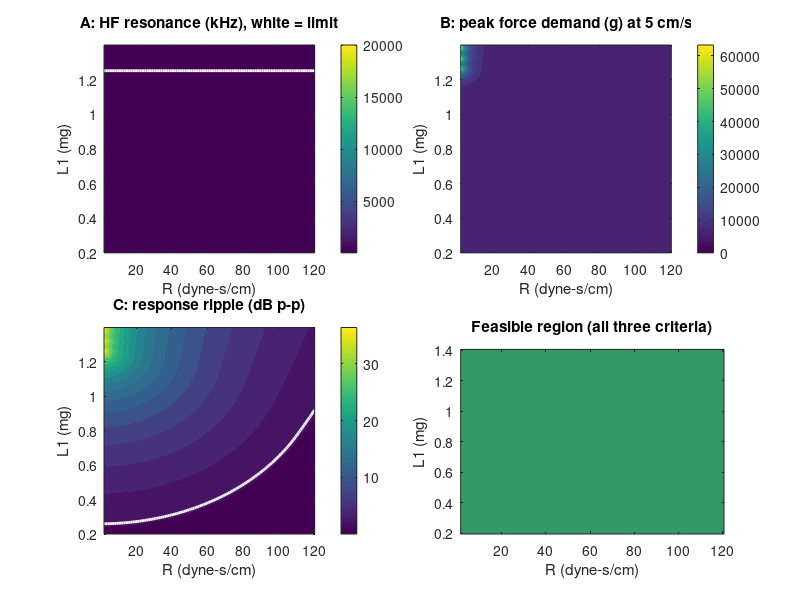

Reproduce this figure in MATLAB.
%CARTRIDGE_PARAM_SWEEP
%   Maps which combinations of the two UNMEASURED cartridge parameters
%   are consistent with the AT-VM95E datasheet's published claims.
%
%   The Shure/Hunt equivalent circuit needs four parameters. Two we have
%   data for, two we don't:
%
%     C1  vinyl surface compliance   - property of the record + stylus
%                                      contact patch, not the cartridge.
%                                      Taken from Pspatial Audio.
%     C2  bearing compliance         - AT publishes this (dynamic
%                                      compliance @ 100 Hz).
%     L1  armature effective mass    - NOT published. Sweep.
%     R   bearing viscous damping    - NOT published. Sweep.
%
%   Rather than guessing L1 and R, we sweep both and reject any pair
%   that would contradict something AT actually claims in print. What
%   survives is the feasible region. This is using published specs to
%   constrain unpublished parameters.
%
%   ACCEPTANCE CRITERIA
%     A) HF resonance at or above F_MIN_HF. AT specifies response to
%        20 kHz, so the L1/C1 resonance cannot sit below it.
%        Depends on L1 only -> a hard ceiling, computed analytically.
%     B) Peak tracking force demand <= VTF_MAX at the test velocity.
%        Hforce is the downforce the cartridge DEMANDS to stay in the
%        groove; AT's nominal VTF is what's available. Demand exceeding
%        supply means mistracking.
%     C) Velocity response flat within FLAT_TOL_DB over the audio band,
%        consistent with a published frequency response spec.
%
%   Uses direct complex arithmetic rather than tf objects - roughly two
%   orders of magnitude faster inside a nested loop, and it drops the
%   Control System Toolbox dependency for this script. Use cartridge_tf.m
%   for detailed single-point analysis where you want a tf object.
%
%   NOTE ON UNITS: the direct analogy's own units throughout.
%     mH = mg (mass)        uF = u(cm/dyne) (compliance)
%     ohm = dyne-s/cm       A = cm/s        V = grams
%   Conveniently 1 um/mN and 1 u(cm/dyne) are numerically identical
%   (both 1e-3 m/N), so datasheet compliance drops straight in.

clear; clc; close all;

%% ------------------------------------------------------------------
%  Known / assumed parameters
%  ------------------------------------------------------------------
C1 = 0.0506e-6;    % vinyl surface compliance, u(cm/dyne). From Pspatial
                   % Audio, back-calculated from their stated 25 kHz
                   % parallel resonance. Scales roughly as 1/(stylus
                   % contact area) - a Shibata or microline profile in
                   % the same VM95 body would REDUCE this and push the
                   % HF resonance up. Swap here to model a stylus
                   % upgrade.

C2 = 6.5e-6;       % bearing compliance, u(cm/dyne) = um/mN.
                   % AT-VM95E published dynamic compliance @ 100 Hz.
                   % NOTE: this is the 100 Hz figure. Viscoelastic
                   % compliance rises at lower frequency - the datasheet
                   % static figure is larger. See the Zener extension in
                   % the notes at the bottom of this file.

%% ------------------------------------------------------------------
%  Acceptance criteria - EDIT THESE against the datasheet
%  ------------------------------------------------------------------
F_MIN_HF    = 20e3;   % Hz. Lowest acceptable L1/C1 resonance.
VTF_MAX     = 2.0;    % grams. AT-VM95E nominal vertical tracking force.
V_TEST      = 5.0;    % cm/s. Test velocity for the force check. 5 cm/s
                      % is the reference level; real test records reach
                      % 15-30 cm/s at HF, so treat this as a baseline
                      % and re-run at higher values for a stress test.
FLAT_TOL_DB = 2.0;    % dB. Allowed p-p ripple in Hvel, 20 Hz - 20 kHz.

%% ------------------------------------------------------------------
%  Sweep ranges
%  ------------------------------------------------------------------
L1_vec = linspace(0.2e-3, 1.4e-3, 120);   % mg. Typical MM tip mass is
                                          % 0.3-1.0 mg for an aluminium
                                          % cantilever.
R_vec  = linspace(2, 120, 120);           % dyne-s/cm.

f = logspace(log10(20), log10(20e3), 300);
w = 2*pi*f;
jw = 1i*w;

%% ------------------------------------------------------------------
%  Analytical bound from criterion A (no sweep needed)
%  ------------------------------------------------------------------
L1_ceiling = 1 / (C1 * (2*pi*F_MIN_HF)^2);
fprintf('Criterion A gives a hard ceiling: L1 <= %.3f mg\n', L1_ceiling*1e3);
fprintf('  (any heavier armature puts the HF resonance below %.0f kHz)\n\n', ...
        F_MIN_HF/1e3);

% Critical damping of the numerator - below this R the force notch
% becomes a real complex-conjugate notch rather than two real zeros.
fprintf('For reference, R_crit = 2*sqrt(L1/C2):\n'); % series RLC resonance
fprintf('  at L1 = 0.8 mg -> R_crit = %.1f dyne-s/cm\n\n', ...
        2*sqrt(0.8e-3/C2));

%% ------------------------------------------------------------------
%  Sweep
%  ------------------------------------------------------------------
nL = numel(L1_vec);  nR = numel(R_vec);

f_hf      = zeros(nL, nR);   % HF resonance, Hz
peak_force = zeros(nL, nR);  % max demanded tracking force, grams
ripple_dB  = zeros(nL, nR);  % p-p flatness of Hvel, dB

Zc1 = 1 ./ (jw * C1);        % independent of the swept params

for i = 1:nL
    L1 = L1_vec(i);
    for j = 1:nR
        R = R_vec(j);

        Zbranch = jw*L1 + 1./(jw*C2) + R;

        Hvel   = Zc1 ./ (Zc1 + Zbranch); % tf from Ii to Io
        Hforce = (Zc1 .* Zbranch) ./ (Zc1 + Zbranch); % Ii to Vab

        f_hf(i,j) = 1 / (2*pi*sqrt(L1*C1)); % every col is linearly dep

        % Hforce is grams per (cm/s); scale by the test velocity.
        peak_force(i,j) = max(abs(Hforce)) * V_TEST;

        magdB = 20*log10(abs(Hvel));
        ripple_dB(i,j) = max(magdB) - min(magdB);
    end
end

%% ------------------------------------------------------------------
%  Feasibility
%  ------------------------------------------------------------------
passA = f_hf       >= F_MIN_HF;
passB = peak_force <= VTF_MAX;
passC = ripple_dB  <= FLAT_TOL_DB;
feasible = passA & passB & passC;

fprintf('Feasible fraction of swept space: %.1f%%\n', 100*mean(feasible(:)));
if ~any(feasible(:))
    fprintf(['  NOTHING PASSES. Either a criterion is too tight, or the\n' ...
             '  sweep range misses the feasible region, or the model is\n' ...
             '  wrong. Check the individual pass maps below before\n' ...
             '  loosening anything.\n']);
end

%% ------------------------------------------------------------------
%  Plots
%  ------------------------------------------------------------------
[RR, LL] = meshgrid(R_vec, L1_vec*1e3);   % L1 in mg for readability

figure('Name','Cartridge parameter feasibility','Position',[100 100 1000 750]);

subplot(2,2,1);
contourf(RR, LL, f_hf/1e3, 20, 'LineColor','none'); hold on;
contour(RR, LL, f_hf, [F_MIN_HF F_MIN_HF], 'w-', 'LineWidth', 2);
colorbar; xlabel('R (dyne-s/cm)'); ylabel('L1 (mg)');
title('A: HF resonance (kHz), white = limit');

subplot(2,2,2);
contourf(RR, LL, peak_force, 20, 'LineColor','none'); hold on;
contour(RR, LL, peak_force, [VTF_MAX VTF_MAX], 'w-', 'LineWidth', 2);
colorbar; xlabel('R (dyne-s/cm)'); ylabel('L1 (mg)');
title(sprintf('B: peak force demand (g) at %.0f cm/s', V_TEST));

subplot(2,2,3);
contourf(RR, LL, ripple_dB, 20, 'LineColor','none'); hold on;
contour(RR, LL, ripple_dB, [FLAT_TOL_DB FLAT_TOL_DB], 'w-', 'LineWidth', 2);
colorbar; xlabel('R (dyne-s/cm)'); ylabel('L1 (mg)');
title('C: response ripple (dB p-p)');

subplot(2,2,4);
imagesc(R_vec, L1_vec*1e3, double(feasible)); set(gca,'YDir','normal');
colormap(gca, [0.9 0.9 0.9; 0.2 0.6 0.4]);
xlabel('R (dyne-s/cm)'); ylabel('L1 (mg)');
title('Feasible region (all three criteria)');

%% ------------------------------------------------------------------
%  Report the centroid of the feasible region as a working estimate
%  ------------------------------------------------------------------
if any(feasible(:))
    [iF, jF] = find(feasible);
    L1_est = mean(L1_vec(iF));
    R_est  = mean(R_vec(jF));
    fprintf('\nCentroid of feasible region (use as working values):\n');
    fprintf('  L1 = %.3f mg\n', L1_est*1e3);
    fprintf('  R  = %.1f dyne-s/cm\n', R_est);
    fprintf('\nRanges spanned by the feasible region:\n');
    fprintf('  L1: %.3f to %.3f mg\n', min(L1_vec(iF))*1e3, max(L1_vec(iF))*1e3);
    fprintf('  R : %.1f to %.1f dyne-s/cm\n', min(R_vec(jF)), max(R_vec(jF)));
    fprintf(['\nThe centroid is a convenience, not a physical estimate -\n' ...
             'it has no meaning if the feasible region is L-shaped or\n' ...
             'disconnected. Look at the map before trusting it.\n']);
end

%% ------------------------------------------------------------------
%  NOTES
%  ------------------------------------------------------------------
% Once you have the datasheet static compliance, replace the fixed C2
% with a standard-linear-solid (Zener) bearing, which stays rational:
%
%     Ceff(s) = Cinf + (C0 - Cinf)/(1 + s*tau)
%     Zbear(s) = 1/(s*Ceff(s))
%
% and drop R, since the relaxation IS the damping - keeping both
% double-counts the same physical mechanism. C0 comes from the static
% spec, Cinf from the 100 Hz dynamic spec, leaving tau as the single
% free parameter to sweep. That turns this 2D sweep into a 2D sweep
% over (L1, tau) with better physical grounding.
%
% For Monte Carlo instead of a sweep: sample L1 and R from distributions
% over the feasible region found here, propagate through the full
% cascade (mech * k * elec), and look at the spread in end-to-end
% response. Do that AFTER this sweep, so you know which parameters
% actually move the output - you may find only one of them matters and
% the Monte Carlo collapses to 1D.
